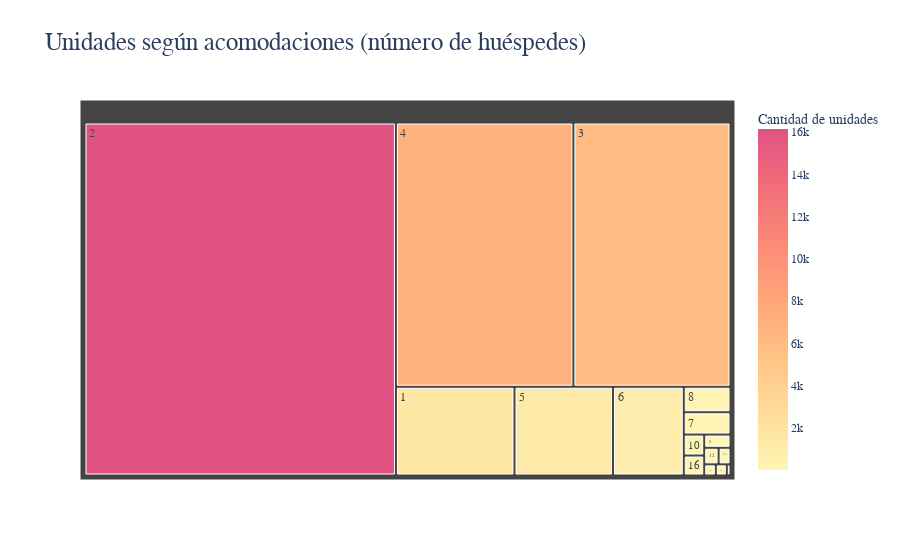

Notebook cell for this chart:
### Markdown cell above
### Cantidad de Húespedes

### Code cell
feq = listings['accommodates'].value_counts().sort_index()
data = pd.DataFrame({'Accommodates': feq.index, 'Count': feq.values})
fig = px.treemap(data, path=['Accommodates'], values='Count', color='Count', color_continuous_scale='Pinkyl',
                 title="Unidades según acomodaciones (número de huéspedes)",
                 labels={'Count': 'Cantidad de unidades', 'Accommodates': 'Huéspedes'})
fig.update_layout(
    font=dict(family="Arial, sans-serif"),
    title_font=dict(family="Arial, sans-serif", size=25),
    legend_title_font=dict(family="Arial, sans-serif"),
    legend_font=dict(family="Arial, sans-serif"),
)

fig.show()

### Figure 1 — Plotly figure (JSON) as saved in the notebook; plotly's stock layout.template omitted (floating-point values rounded to 4 significant figures)
{"data": [{"branchvalues": "total", "customdata": [[1545], [16146], [6097], [6887], [1284], [922], [153], [175], [51], [63], [19], [35], [6], [29], [18], [60]], "domain": {"x": [0, 1], "y": [0, 1]}, "hovertemplate": "labels=%{label}<br>Count_sum=%{value}<br>parent=%{parent}<br>id=%{id}<br>Cantidad de unidades=%{color}<extra></extra>", "ids": ["1", "2", "3", "4", "5", "6", "7", "8", "9", "10", "11", "12", "13", "14", "15", "16"], "labels": ["1", "2", "3", "4", "5", "6", "7", "8", "9", "10", "11", "12", "13", "14", "15", "16"], "marker": {"coloraxis": "coloraxis", "colors": [1545, 16146, 6097, 6887, 1284, 922, 153, 175, 51, 63, 19, 35, 6, 29, 18, 60]}, "name": "", "parents": ["", "", "", "", "", "", "", "", "", "", "", "", "", "", "", ""], "type": "treemap", "values": [1545, 16146, 6097, 6887, 1284, 922, 153, 175, 51, 63, 19, 35, 6, 29, 18, 60]}], "layout": {"coloraxis": {"colorbar": {"title": {"text": "Cantidad de unidades"}}, "colorscale": [[0, "rgb(254, 246, 181)"], [0.1667, "rgb(255, 221, 154)"], [0.3333, "rgb(255, 194, 133)"], [0.5, "rgb(255, 166, 121)"], [0.6667, "rgb(250, 138, 118)"], [0.8333, "rgb(241, 109, 122)"], [1, "rgb(225, 83, 131)"]]}, "font": {"family": "Arial, sans-serif"}, "legend": {"font": {"family": "Arial, sans-serif"}, "title": {"font": {"family": "Arial, sans-serif"}}, "tracegroupgap": 0}, "title": {"font": {"family": "Arial, sans-serif", "size": 25}, "text": "Unidades según acomodaciones (número de huéspedes)"}}}
